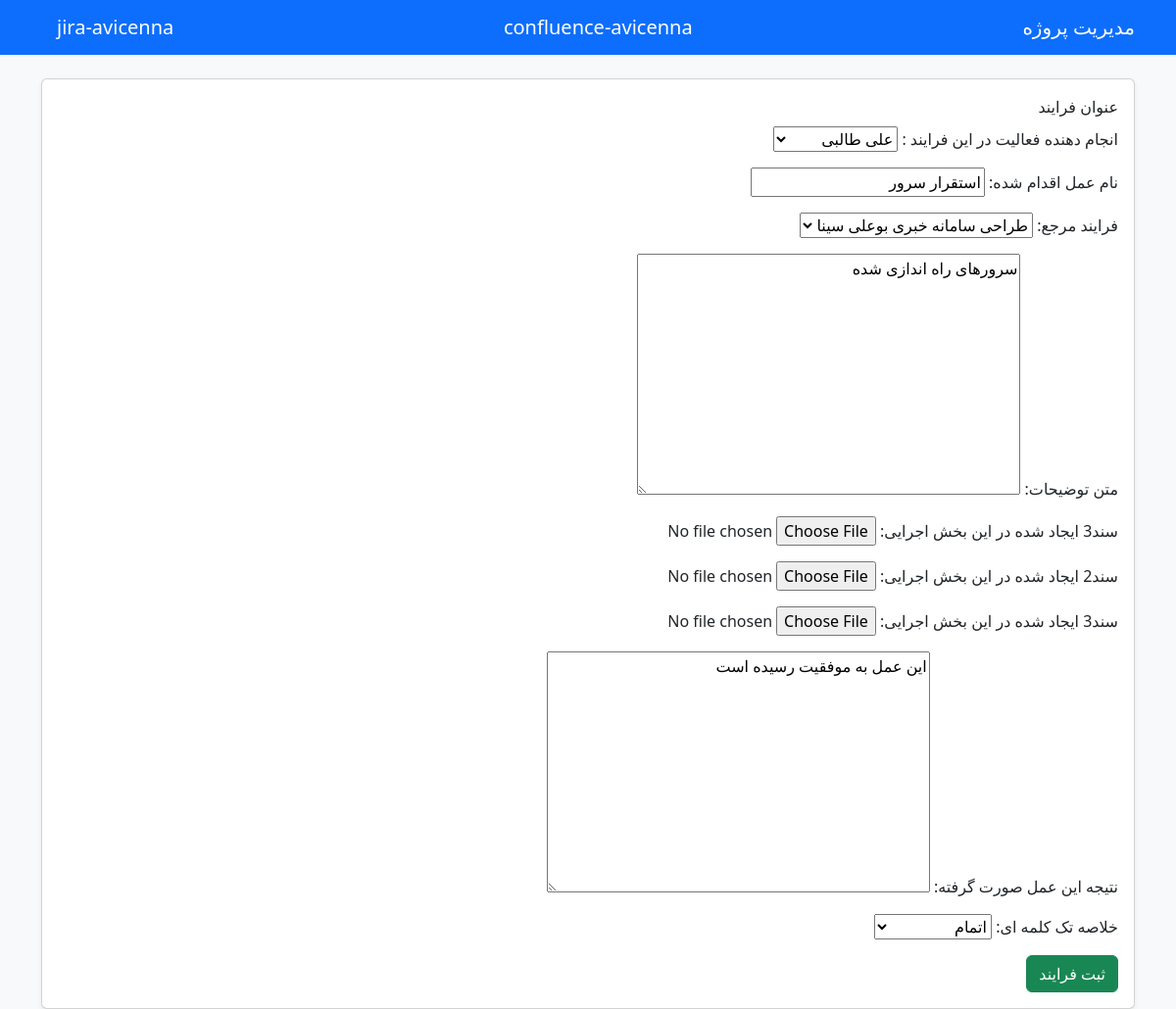
Page /update_executer/1/ on the committed database.
### process/models.py (models this page shows, shortened)
class Execute_Process(models.Model):
    SUMMARY_LEVEL = (
        ('idea', 'در حل ایده'),
        ('starting', 'در حال شروع'),
        ('checking','در حال بررسی'),
        ('done','اتمام')
    )
    worker_of_work = models.ForeignKey(Member,verbose_name="انجام دهنده فعالیت در این فرایند ",on_delete=models.PROTECT)
    name_of_work = models.CharField(verbose_name="نام عمل اقدام شده" , max_length=100)
    process_of_work = models.ForeignKey('Detail_Process',verbose_name="فرایند مرجع",on_delete=models.PROTECT,related_name="executes")
    description_work = models.TextField(verbose_name="متن توضیحات")
    document1_work = models.FileField(verbose_name="سند3 ایجاد شده در این بخش اجرایی" , null=True,blank=True)
    document2_work = models.FileField(verbose_name="سند2 ایجاد شده در این بخش اجرایی" , null=True,blank=True)
    document3_work = models.FileField(verbose_name="سند3 ایجاد شده در این بخش اجرایی" , null=True,blank=True)
    time_created = models.DateTimeField(verbose_name="زمان ایجاد اقدام",auto_now_add=True)
    time_update  = models.DateTimeField(verbose_name="به روزرسانی  زمان اقدام" , auto_now=True)
    result_work = models.TextField(verbose_name="نتیجه این عمل صورت گرفته" )
    result_work_summary = models.CharField(verbose_name="خلاصه تک کلمه ای",max_length=20,choices=SUMMARY_LEVEL,default='idea',null=True)
    class Meta:
        db_table = "Execute_Process"
        verbose_name_plural = "ریز اقدامات فرایند ها"

### process/views.py (the view, shortened to what this page needs)
# urls.py: path('update_executer/<int:executer_id>/',Update_Executor.as_view(),name="update_exec"),
class Update_Executor(View):
    def get(self,request,executer_id):
        instance = Execute_Process.objects.get(id=executer_id)
        form = CreateExecuter(instance=instance)
        return render(request,'process_create.html',{'form':form})

### process/forms.py
class CreateExecuter(forms.ModelForm):
    class Meta:
        model = Execute_Process
        fields  = "__all__"

### process/models.py (called while the page is built)
    def __str__(self):
        return self.name_process

### team/models.py (called while the page is built)
    def __str__(self):
        return self.name_member

### templates/process_create.html (shortened to what this page needs)
{% extends 'base.html' %}
{% block content %}
<div class="card shadow-sm">
    <div class="card-body">
        <form method="post">
            <div class="mb-3">
                <label class="form-label">عنوان فرایند</label>
                {{ form.as_p }}
            </div>
            <button class="btn btn-success" type="submit">ثبت فرایند</button>
        </form>
    </div>
</div>
{% endblock %}

### rows in the picture
Execute_Process: worker_of_work "علی طالبی", name_of_work "استقرار سرور", process_of_work "طراحی سامانه خبری بوعلی سینا", description_work "سرورهای راه اندازی شده", result_work "این عمل به موفقیت رسیده است", result_work_summary "اتمام"
